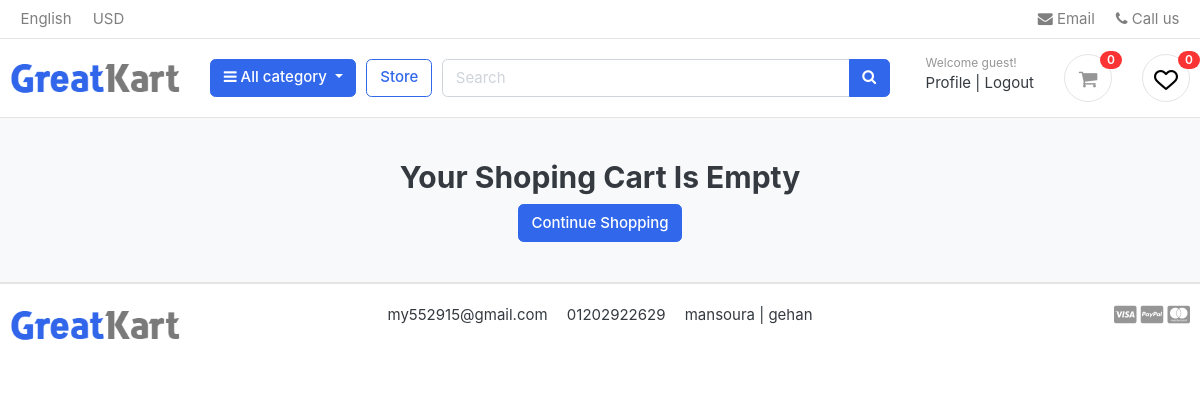
The app's page /cart/ (signed in) with its own data.
### settings/models.py (models this page shows, shortened)
class Settings(models.Model):
    site_name = models.CharField( max_length=50)
    logo = models.ImageField( upload_to='setting/')
    phone = models.CharField( max_length=30)
    email = models.EmailField( max_length=254)
    description = models.TextField(max_length=1000)
    fb_link = models.URLField( max_length=200)
    twitter_link = models.URLField( max_length=200)
    instagram_link = models.URLField( max_length=200)
    address = models.CharField( max_length=50)

### carts/views.py (the view, shortened to what this page needs)
# urls.py: path('', carts ,name = 'cart'),
@login_required(login_url='login')
def carts(request ,total=0 ,quantity=0,cart_items=None ):
    try :
        tax = 0
        grand_total=0
        if request.user.is_authenticated:
          cart_items = CartItem.objects.filter(user=request.user, is_active=True)
        else :
            cart = Cart.objects.get(cart_id = _cart_id(request))
            cart_items = CartItem.objects.filter(cart=cart , is_active=True)
        tax = (2 * total)/100
        grand_total = total+tax
    except Cart.DoesNotExist:
        pass
    context = {'total':total,
               'quantity':quantity ,
               'cart_items':cart_items,
               'tax' : tax ,
               'grand_total':grand_total,
               }
    return render(request , 'carts/cart.html',context)

### accounts/favorite_context.py (called while the page is built)
def counter(request):
    product_counter = 0
    if request.user.is_authenticated:
        if 'admin' in request.path:
            return{}
        else :
            try :
                user_favourites = Product.objects.filter(like=request.user)
                product_counter = user_favourites.count()
            except Product.DoesNotExist:
                product_counter=0
    return dict(product_counter=product_counter)

### carts/context_processors.py (called while the page is built)
def counter(request):
    cart_count = 0
    if 'admin' in request.path:
        return{}
    else :
        try :
            cart = Cart.objects.filter(cart_id=_cart_id(request))
            if request.user.is_authenticated:
                cart_items = CartItem.objects.all().filter(user=request.user)
            else :
                cart_items = CartItem.objects.all().filter(cart=cart[:1])
            for cart_item in cart_items:
                cart_count+=cart_item.quantity
        except Cart.DoesNotExist:
            cart_count=0
    return dict(cart_count=cart_count)

### carts/views.py (called while the page is built)
def _cart_id(request):
    cart = request.session.session_key
    if not cart:
        cart = request.session.create()
    return cart

### category/context_processor.py (called while the page is built)
def menu_links(request):
    links = Category.objects.all()[:10]
    return dict(links=links)

### category/models.py (called while the page is built)
    def get_url(self):
        return reverse('store:product_by_category',args=[self.slug])

    def __str__(self):
        return str(self.name)

### carts/templates/carts/cart.html (shortened to what this page needs)
{% extends 'base.html' %}
{% load static %}
{% block body %}
<section class="section-content padding-y bg">
	<div class="container">
		{% if not cart_items %}
		<h2 class="text-center">Your Shoping Cart Is Empty</h2>
		<div class="text-center">
			<a href="{% url 'store:store'%}" class="btn btn-primary">Continue Shopping</a>
		</div>
		{% endif %}
	</div>
</section>
{% endblock body %}

### templates/base.html (shortened to what this page needs)
{% load static %}
<!DOCTYPE HTML>
<html lang="en">
<head>
    <link href="{% static 'css/bootstrap.css'%}" rel="stylesheet" type="text/css" />
    <link href="{% static 'fonts/fontawesome/css/all.min.css'%}" type="text/css" rel="stylesheet">
    <link href="{% static 'css/ui.css'%}" rel="stylesheet" type="text/css" />
    <link href="{% static 'css/responsive.css'%}" rel="stylesheet" media="only screen and (max-width: 1200px)" />
    <link href="{% static 'css/custum.css'%}" rel="stylesheet" type="text/css" />
    <link rel="stylesheet" href="https://cdnjs.cloudflare.com/ajax/libs/font-awesome/4.7.0/css/font-awesome.min.css">
</head>
<body>
    <header class="section-header">
        <nav class="navbar p-md-0 navbar-expand-sm navbar-light border-bottom">
            <div class="container">
                <div class="collapse navbar-collapse" id="navbarTop4">
                    <ul class="navbar-nav mr-auto">
                        <li class="nav-item dropdown">
                            <a href="#" class="nav-link"> English </a>
                        </li>
                        <li class="nav-item dropdown">
                            <a href="#" class="nav-link"> USD </a>
                        </li>
                    </ul>
                    <ul class="navbar-nav">
                        <li><a href="#" class="nav-link"> <i class="fa fa-envelope"></i> Email </a></li>
                        <li><a href="#" class="nav-link"> <i class="fa fa-phone"></i> Call us </a></li>
                    </ul>
                </div>
            </div>
        </nav>
        <section class="header-main border-bottom">
            <div class="container">
                <div class="row align-items-center">
                    <div class="col-lg-2 col-md-3 col-6">
                        <a href="/" class="brand-wrap">
                            <img class="logo" src="{{myfooter.logo.url}}">
                        </a>
                    </div>
                    <div class="col-lg col-sm col-md col-6 flex-grow-0">
                        <div class="category-wrap dropdown d-inline-block float-right">
                            <button type="button" class="btn btn-primary dropdown-toggle" data-toggle="dropdown">
                                <i class="fa fa-bars"></i> All category
                            </button>
                        </div>
                    </div>
                    <a href="{%url 'store:store'%}" method="GET" class="btn btn-outline-primary">Store</a>
                    <div class="col-lg  col-md-6 col-sm-12 col">
                        <form action="{% url 'store:search' %}" class="search">
                            <div class="input-group w-100">
                                <input type="text" class="form-control" style="width:60%;" placeholder="Search"
                                    name="q">
                                <div class="input-group-append">
                                    <button class="btn btn-primary" type="submit">
                                        <i class="fa fa-search"></i>
                                    </button>
                                </div>
                            </div>
                        </form>
                    </div>
                    <div class="col-lg-3 col-sm-6 col-8 order-2 order-lg-3">
                        <div class="d-flex justify-content-end mb-3 mb-lg-0">
                            <div class="widget-header">
                                <small class="title text-muted">Welcome guest!</small>
                                <div>
                                    {% if user.is_authenticated %}
                                    <a href="{% url 'accounts:profile'%}">Profile</a> <span class="dark-transp"> |
                                    </span>
                                    <a href="{% url 'logout'%}"> Logout</a>
                                    {% else %}
                                    <a href="{% url 'login'%}">Sign in</a> <span class="dark-transp"> | </span>
                                    <a href="{% url 'accounts:signup'%}"> Register</a>
                                    {% endif %}
                                </div>
                            </div>
                            <a href="{% url 'carts:cart'%}" class="widget-header pl-3 ml-3">
                                <div class="icon icon-sm rounded-circle border"><i class="fa fa-shopping-cart"></i>
                                </div>
                                <span class="badge badge-pill badge-danger notify">{{cart_count}}</span>
                            </a>
                            {% if product_counter <= 0 %}
                            <a href="{% url 'accounts:user_favourites'%}" class="widget-header pl-3 ml-3">
                                <div class="icon icon-sm rounded-circle border"><img src="{% static 'images/icons/heart.png'%}" />
                                </div>
                                <span class="badge badge-pill badge-danger notify">{{product_counter}}</span>
                            </a>
                            {% else %}
                            <a href="{% url 'accounts:user_favourites'%}" class="widget-header pl-3 ml-3">
                                <div class="icon icon-sm rounded-circle border"><img src="{% static 'images/icons/love.png'%}" />
                                </div>
                                <span class="badge badge-pill badge-danger notify">{{product_counter}}</span>
                            </a>
                            {% endif %}
                        </div>
                    </div>
                </div>
            </div>
        </section>
    </header>
    {% block body %}
    {% endblock body %}
    <footer class="section-footer border-top">
        <div class="container">
            <section class="footer-bottom border-top row">
                <div class="col-lg-2 col-md-3 col-6">
                    <a href="/" class="brand-wrap">
                        <img class="logo" src="{{myfooter.logo.url}}">
                    </a>
                </div>
                <div class="col-md-8 text-md-center">
                    <span class="px-2">{{myfooter.email}}</span>
                    <span class="px-2">{{myfooter.phone}}</span>
                    <span class="px-2">{{myfooter.address}}</span>
                </div>
                <div class="col-md-2 text-md-right text-muted">
                    <i class="fab fa-lg fa-cc-visa"></i>
                    <i class="fab fa-lg fa-cc-paypal"></i>
                    <i class="fab fa-lg fa-cc-mastercard"></i>
                </div>
            </section>
        </div>
    </footer>
</body>
</html>

### static/css/ui.css (style rules this page uses)
html { font-family: "Inter", sans-serif; font-size: 15px; }
.icon-xs, .icon-sm, .icon-md, .icon-lg { display: inline-block; text-align: center; flex-shrink: 0; flex-grow: 0; }
.icon-sm { width: 48px; height: 48px; line-height: 48px !important; font-size: 20px; }
.padding-y { padding-top: 40px; padding-bottom: 40px; }
.bg { background-color: #f8f9fa; }
.header-main { position: relative; padding-top: 1rem; padding-bottom: 1rem; }
.brand-wrap .logo, .navbar-brand .logo { margin-right: 7px; max-height: 42px; display: inline-block; }
.widget-header { display: inline-block; vertical-align: middle; position: relative; }
.widget-header a { color: #343a40; }
.widget-header i { color: #969696; }
.widget-header .title { display: block; }
.widget-header .notify { position: absolute; top: -3px; right: -10px; }
.footer-bottom { padding-top: 20px; padding-bottom: 20px; }
.notify { position: absolute; top: -4px; right: -10px; display: inline-block; padding: 0.25em 0.6em; font-size: 12px; line-height: 1; text-align: center; border-radius: 3rem; color: #fff; background-color: #fa3434; }

### records on screen
Settings: logo (picture), email "my552915@gmail.com", phone "01202922629", address "mansoura | gehan"

### other values on screen
{{ cart_count }} "0"
{{ product_counter }} "0"
